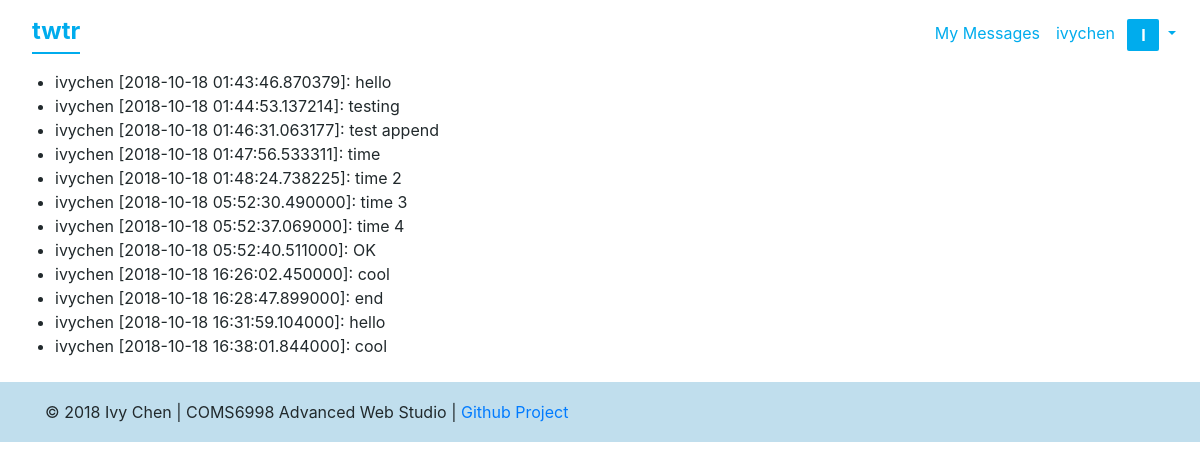
The app's page /messages/ivychen (signed in) with its own data.
### models.py (models this page shows, shortened)
class User(UserMixin, db.Model):
    username = db.Column(db.String(140), primary_key=True)
    password = db.Column(db.String(140))
    email = db.Column(db.Text, unique=True)

class History(db.Model):
    id = db.Column('id', db.Integer, primary_key=True)
    timestamp = db.Column(db.DateTime)
    sender = db.Column('sender', db.String(140))
    replyto = db.Column('replyto', db.String(140))
    message = db.Column('message', db.String(300))

### app.py (the view)
@app.route('/messages/<username>', methods=['POST', 'GET'])
def messages(username):
    messages = models.History.query.filter_by(sender=username).all()
    return render_template('messages.html', messages=messages)

### app.py (called while the page is built)
@login_manager.user_loader
def load_user(username):
    try:
        return models.User.query.get(username)
    except:
        return None

### templates/messages.html (shortened to what this page needs)
{% extends "base.html" %}
{% block body %}
  {% block content %}
  <ul id="messages">
    {% for msg in messages %}
      <li>{{ msg.sender }} [{{ msg.timestamp }}]: {{ msg.message }}</li>
    {% endfor %}
  </ul>
  {% endblock %}
{% endblock %}

### templates/base.html (shortened to what this page needs)
<!DOCTYPE html>
<html lang="en" >
<head>
  <link href="https://stackpath.bootstrapcdn.com/bootstrap/4.1.3/css/bootstrap.min.css" rel="stylesheet">
  <link rel="stylesheet" href="https://use.fontawesome.com/releases/v5.3.1/css/all.css">
  <link rel="stylesheet" type="text/css"
        href="{{url_for('static', filename='css/main.css')}}">
</head>
<body>
  <nav class="navbar navbar-expand-sm">
    <a class="navbar-brand" href="/">twtr</a>
    <div class="collapse navbar-collapse" id="navbarSupportedContent">
      <ul class="navbar-nav mr-auto">
        {% if current_user.is_authenticated %}
        <li class="nav-item active">
          <a class="nav-link" href="/messages/{{ current_user.username }}">My Messages</a>
        </li>
        {% endif %}
      {% if current_user.is_authenticated %}
      <li class="nav-item dropdown">
        <a class="nav-link dropdown-toggle" href="#" id="navbarDropdown" role="button" data-toggle="dropdown" aria-haspopup="true" aria-expanded="false">
          {{ current_user.username }}
          <div class="user-icon">{{ current_user.username[0].upper() }}</div>
        </a>
      </li>
      {% endif %}
      </ul>
    </div>
  </nav>
	<div class="container-fluid">
    {% block body %}{% endblock %}
	</div>
  <footer class="footer">
    <div class="footer-copyright">
      <div class="container">
        © 2018 Ivy Chen | COMS6998 Advanced Web Studio |
        <a class="grey-text text-lighten-4 right" href="https://github.com/ivychen/COMS6998-AdvWebStudio">Github Project</a>
      </div>
    </div>
  </footer>
  </head>
  <body>
</body>
</html>

### static/css/main.css (style rules this page uses)
.navbar-nav { width: 100%; display: flex; align-items: baseline; justify-content: flex-end; }
nav.navbar.navbar-expand-sm .navbar-brand { font-weight: bold; font-size: 1.5rem !important; height: 46px; margin-left: 1rem; border-bottom: 2px solid #00aced; margin-bottom: .5rem; }
nav.navbar.navbar-expand-sm a, nav.navbar.navbar-expand-sm li { color: #00aced !important; }
.user-icon { display: inline-flex; align-items: center; font-weight: bold; justify-content: center; background-color: #00aced; height: 32px; width: 32px; vertical-align: middle; border-radius: 2px; margin-left: .5rem; color: white; }
body > .container-fluid { margin-top: 0 !important; }
body > .container-fluid { color: #21292c; margin-top: 1.5rem; margin-bottom: 1.5rem; }
.footer { color: #21292c; position: relative; bottom: 0; width: 100%; line-height: 60px; background-color: #c0deed; }

### records on screen
User: username "ivychen"
History: sender "ivychen", timestamp "2018-10-18 01:43:46.870379", message "hello"
History: sender "ivychen", timestamp "2018-10-18 01:44:53.137214", message "testing"
History: sender "ivychen", timestamp "2018-10-18 01:46:31.063177", message "test append"
History: sender "ivychen", timestamp "2018-10-18 01:47:56.533311", message "time"
History: sender "ivychen", timestamp "2018-10-18 01:48:24.738225", message "time 2"
History: sender "ivychen", timestamp "2018-10-18 05:52:30.490000", message "time 3"
History: sender "ivychen", timestamp "2018-10-18 05:52:37.069000", message "time 4"
History: sender "ivychen", timestamp "2018-10-18 05:52:40.511000", message "OK"
History: sender "ivychen", timestamp "2018-10-18 16:26:02.450000", message "cool"
History: sender "ivychen", timestamp "2018-10-18 16:28:47.899000", message "end"
History: sender "ivychen", timestamp "2018-10-18 16:31:59.104000", message "hello"
History: sender "ivychen", timestamp "2018-10-18 16:38:01.844000", message "cool"

### other values on screen
{{ current_user.username[0].upper() }} "I"
